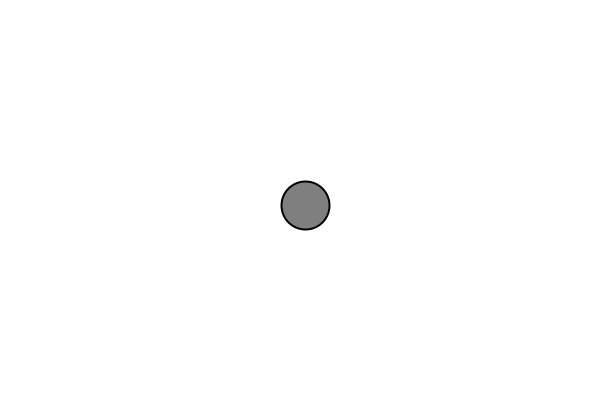
Frame 1 (no input)
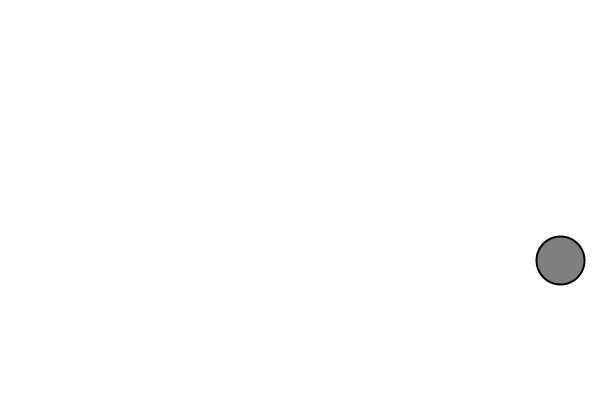
Frame 60 (the mouse pressed at the canvas centre just before this capture)
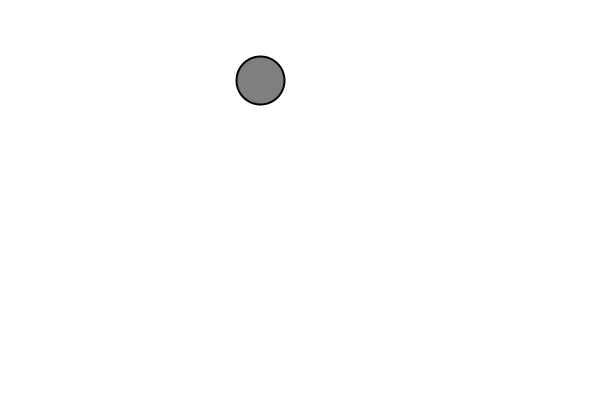
Frame 120 (the mouse held since frame 60 and released just before this capture)

The Processing sketch that drew these frames (run headless with seeded random() and noise(); from frame 60 on, the mouse is pressed at the canvas centre):

// Processing sketch: vectors_01_Intro_Bouncer
// ── vectors_01_Intro_Bouncer.pde
int width = 600;
int height = 400;
float x = width/2;
float y = height/2;
float xspeed = 5;
float yspeed = 5;
float ballsize = 48;

void setup(){
  size(600,400);
}

void draw(){
  background(255);
  x = x + xspeed;
  y = y + yspeed;
  

  if ((x > width - ballsize/2) || (x < ballsize/2)){
    xspeed = xspeed * -1;
  }
  
  if ((y > height - ballsize/2) || (y < ballsize/2)){
    yspeed = yspeed * -1;
  }
  stroke(0);
  strokeWeight(2);
  fill(127);
  ellipse(x,y,ballsize,ballsize);
}
